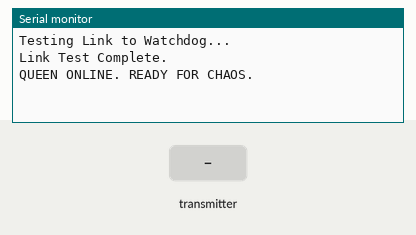
This sketch was run on a simulated ESP32. On the bench: the last lines printed to the serial monitor. The inputs (shaded band) are chosen by the test bench.

Above: at 1.7 s.
1.8 s: the transmitter starts sending id = 0
At 2.11 s:
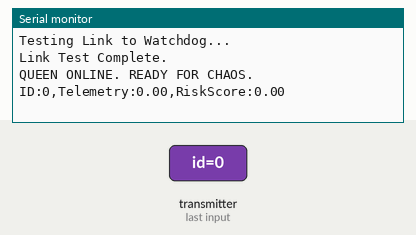
3.8 s: the transmitter starts sending value = 25
At 4.11 s:
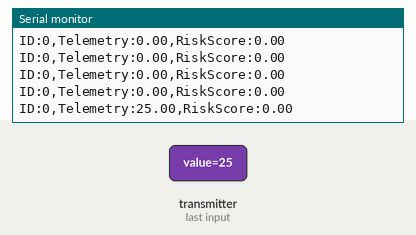
5.3 s: the transmitter starts sending id = 1
At 5.61 s:
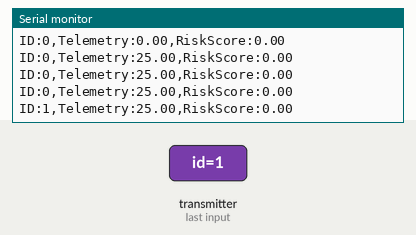
6.8 s: the transmitter starts sending value = 0
At 7.11 s:
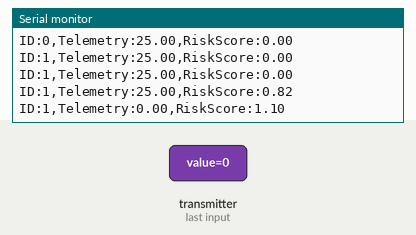
Timing chart, 0 to 9.3 s (numbered marks = the images above; inputs shaded):
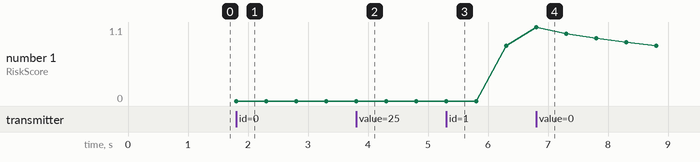

The sketch:

bharatpi.ino
```cpp
#include <esp_now.h>
#include <WiFi.h>
#include <math.h>

// ==========================================
// ⚙️ HARDWARE CONFIG
// ==========================================
// This Pin sends the signal to the Arduino
#define ARDUINO_TRIGGER_PIN 21

// AI MEMORY SIZE
#define WINDOW_SIZE 50

// ==========================================
// 🧠 TINYML ENGINE (Z-SCORE)
// ==========================================
class EdgeAI {
  private:
    float buffer[WINDOW_SIZE];
    int head = 0;
    int count = 0;
  public:
    void push(float val) {
      buffer[head] = val;
      head = (head + 1) % WINDOW_SIZE;
      if (count < WINDOW_SIZE) count++;
    }
    float getZScore(float val) {
      if (count < 10) return 0.0; // Training phase

      float sum = 0;
      for(int i=0; i<count; i++) sum += buffer[i];
      float mean = sum / count;

      float sumSq = 0;
      for(int i=0; i<count; i++) sumSq += pow(buffer[i] - mean, 2);
      float std = sqrt(sumSq / count);

      if (std == 0) return 0.0;
      return abs((val - mean) / std);
    }
};

EdgeAI ai;

// ==========================================
// 📦 DATA PACKET
// ==========================================
typedef struct struct_message {
  int id;
  float value;
  bool fault;
} struct_message;

struct_message incoming;

// ==========================================
// 📡 RECEIVE CALLBACK
// ==========================================
// Note: Using (const uint8_t *) for compatibility
void OnDataRecv(const uint8_t * mac, const uint8_t *incomingData, int len) {
  memcpy(&incoming, incomingData, sizeof(incoming));

  float val = incoming.value;

  // 1. RUN AI INFERENCE
  ai.push(val);
  float risk = ai.getZScore(val);

  // 2. PHYSICAL ACTUATION (The Handshake)
  if (risk > 4.0) {
    // CRITICAL: Pull Pin 21 HIGH (3.3V)
    // This tells Arduino to fire the SMS
    digitalWrite(ARDUINO_TRIGGER_PIN, HIGH);
  } else {
    // SAFE: Keep Pin 21 LOW (0V)
    digitalWrite(ARDUINO_TRIGGER_PIN, LOW);
  }

  // 3. DASHBOARD TELEMETRY (Serial to Laptop)
  // Format: "ID:1,Telemetry:45.5,RiskScore:0.1"
  Serial.print("ID:"); Serial.print(incoming.id);
  Serial.print(",Telemetry:"); Serial.print(val);
  Serial.print(",RiskScore:"); Serial.println(risk);
}

void setup() {
  Serial.begin(115200);

  // Init Trigger Pin
  pinMode(ARDUINO_TRIGGER_PIN, OUTPUT);

  // --- STARTUP TEST (Handshake Check) ---
  // We blink Pin 21 High for 500ms.
  // IF WIRED CORRECTLY: Arduino Green LED should flick OFF then ON.
  Serial.println("Testing Link to Watchdog...");
  digitalWrite(ARDUINO_TRIGGER_PIN, HIGH);
  delay(500);
  digitalWrite(ARDUINO_TRIGGER_PIN, LOW);
  Serial.println("Link Test Complete.");
  // ---------------------------------------

  WiFi.mode(WIFI_STA);

  if (esp_now_init() != ESP_OK) {
    Serial.println("Error initializing ESP-NOW");
    return;
  }

  // Register Callback (Cast to fix compiler errors on new versions)
  esp_now_register_recv_cb((esp_now_recv_cb_t)OnDataRecv);

  Serial.println("QUEEN ONLINE. READY FOR CHAOS.");
}

void loop() { delay(1000); }
```

Measured:
- after the input at 1.8 s, the serial monitor: prints a new line at once (image 1)
- after the input at 3.8 s, the serial monitor: prints a new line at once (image 2)
- after the input at 5.3 s, the serial monitor: prints a new line at once (image 3)
- after the input at 6.8 s, the serial monitor: prints a new line at once (image 4)
